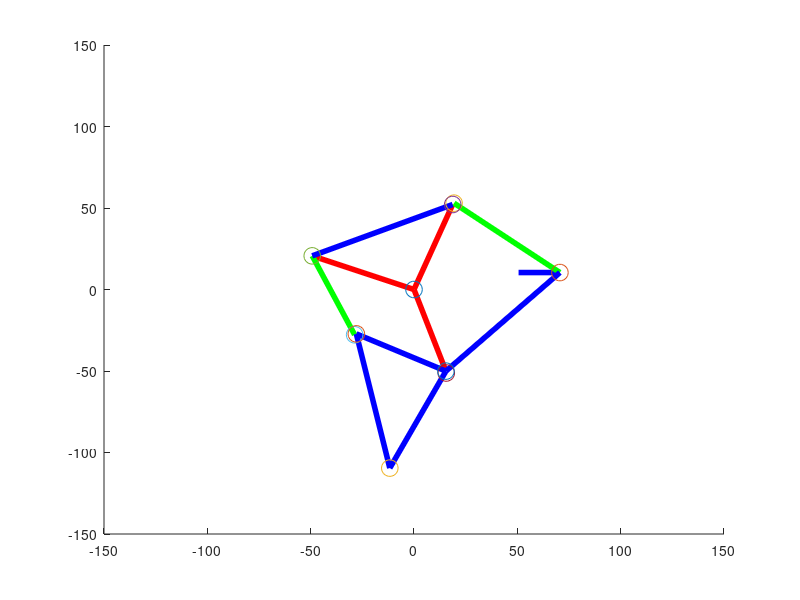
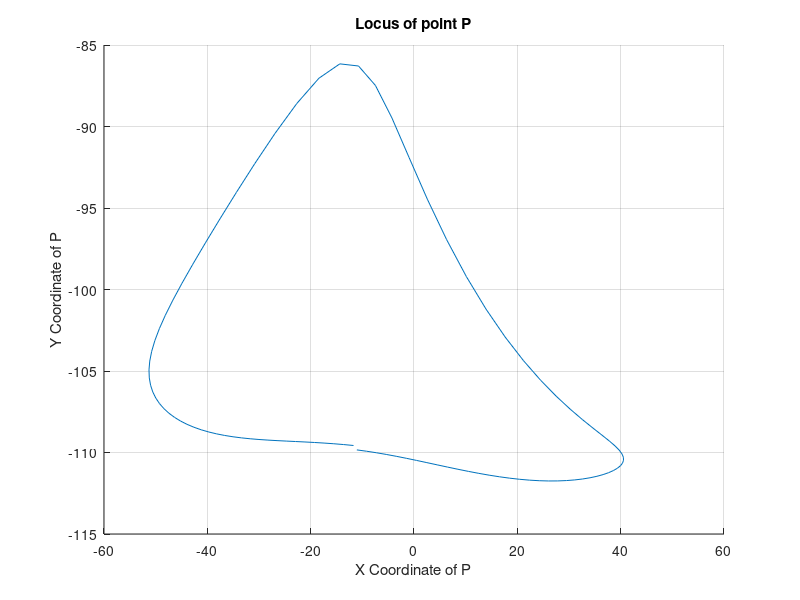
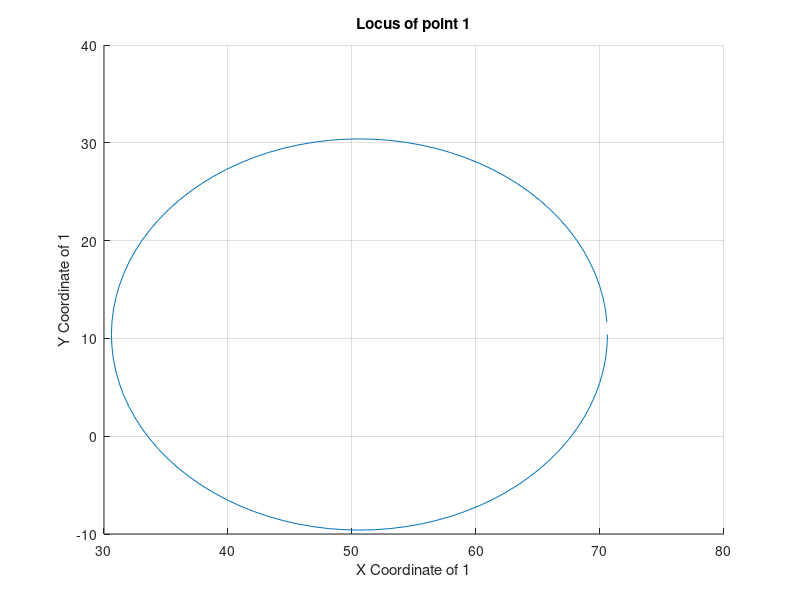
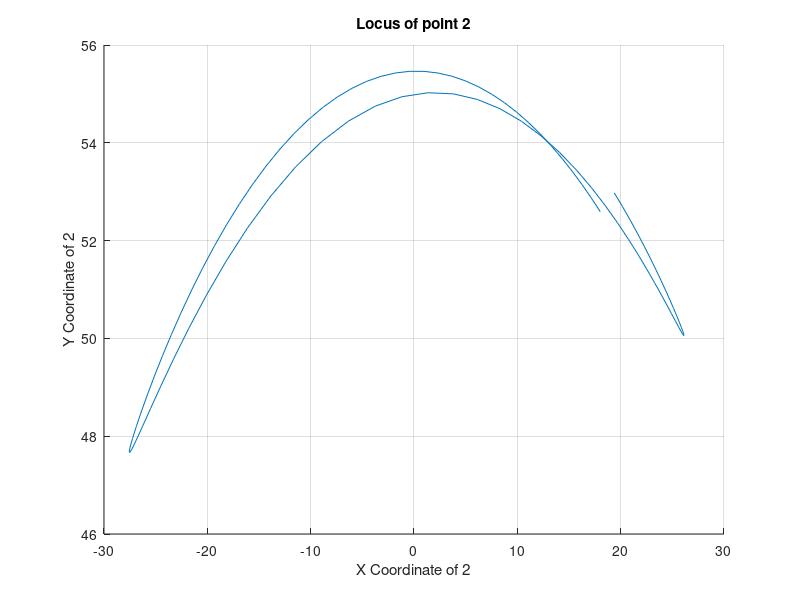

MATLAB code for these plots, in order:
%% -------------------------- INTRODUCTION ------------------------------
%
% Main_program.m
% Version 1.0
% Created by Vaibhav Patel
%
% This codes is written for the Kinematics and Dynamics of Machinery

% This Code is animation of  Jansen Mechanism, a mechanism widely 
% used in Robotics to mimic behaviour of legged Robots. The problem 
% statement it satisfies is : 1 Animate the motion of the mechanism 
% when the input link moves within its range of motion. 
% The initial configuration maybe assumed.

% The variables used to represent link number represented in the code 
% corresponds to the diagram which is present in the file along with 
% this code. A Report explaining Code is also accompnied.

%--------------------------------------------------------------------

%% --------------------POSITION ANALYSIS-------------------------------

%% Length of Links (in mm) are defined in term of l1. 

li = 20;                % Input Link (cranck)
l1 = 3.33 * li;
l2 = 2.77 * li;
l3 = 3.72 * li;
l4 = 2.67 * li;
l5 = 2.63 * li;
l6 = 4.13 * li;
l7 = 2.62 * li;
l8 = 2.45 * li;
l9 = 3.27 * li;
l10 = 4.38 * li;
a = 0.52 * li;          % Ground Link
b = 2.53 * li;          % Ground Link and Origin is at this link's joint

%% Angles of Link with respect to Ground

tht_i = 0;
tht_1 = 2.4609;
tht_2 = 1.2217;
tht_3 = 3.5779;
tht_4 = 2.7401;
tht_5 = 5.1138;
tht_6 = 3.9618;
tht_7 = 4.9916;
tht_8 = 2.6529;
tht_9 = 4.2807;
tht_10 = 1.8151;

%% Number of Iterations and Time Step

t = 100;
dt = 2 * pi / t;

%% Loop Iterations
% Note - Newton-Raphson Method is not applied because it leads to
%        significant Errors and therefore wrong Results.

for i = 1:t
    
    %% Jacobian Matrix and RHS matrix for Angular Velocity
    J1 = [ -l1*cos(tht_1), l2*cos(tht_2);
           -l1*sin(tht_1), l2*sin(tht_2);];

    RHS_J1_v = [li*cos(tht_i); 
                li*sin(tht_i);];

    J2 = [ -l6*cos(tht_6),  l7*cos(tht_7);
            l6*sin(tht_6), -l7*sin(tht_7);];
    
    RHS_J2_v = [ li*cos(tht_i);
                -li*sin(tht_i);];

    J3 = [  l8*cos(tht_8), -l5*cos(tht_5);
            l8*sin(tht_8), -l5*sin(tht_5);];

    RHS_J3_v = [  l4*cos(tht_4), -l7*cos(tht_7);
                  l4*sin(tht_4), -l7*sin(tht_7);]; 
    
    %% ------------------- Angular Velocity Analysis --------------------
   
    % Asuming Angular Velocity of Crank to be 1 and fixed link to be 0
    omega_i = 1;
    
    % Angular Velocity for Link 1 and 2
    temp = (J1 \ RHS_J1_v) * omega_i; 
    omega_1 = temp(1);
    omega_2 = temp(2);
    omega_4 = omega_2;          % Common Centre and fixed angle
    
    % Angular Velocity for Link 6 and 7
    temp = (J2 \ RHS_J2_v) * omega_i; 
    omega_6 = temp(1);
    omega_7 = temp(2);
    
    % Angular Velocity for Link 8 and 5
    temp = (J3 \ RHS_J3_v) * [omega_4; omega_7]; 
    omega_8 = temp(1);
    omega_5 = temp(2);
    
    tht_i = tht_i + omega_i * dt;                   % Input Link (cranck)
    tht_1 = tht_1 + omega_1 * dt;   
    tht_2 = tht_2 + omega_2 * dt; 
    tht_4 = tht_4 + omega_4 * dt;
    tht_5 = tht_5 + omega_5 * dt;
    tht_6 = tht_6 + omega_6 * dt;
    tht_7 = tht_7 + omega_7 * dt;
    tht_8 = tht_8 + omega_8 * dt;
    tht_9 = tht_9 + omega_8 * dt;
    
    %% Plotting on the Matlab Graph 
    
    clf; hold on;
    xlim([-150 150])
    ylim([-150 150])
    O1 = [0,0];
    Ri = li * [cos(tht_i),sin(tht_i)] + [b,a];
    R1 = Ri + l1 * [cos(tht_1),sin(tht_1)];
    R2 = l2 * [cos(tht_2),sin(tht_2)];
    R3 = R2 + l3 * [cos(tht_3),sin(tht_3)];
    R4 = l4 * [cos(tht_4),sin(tht_4)];
    R5 = R4 + l5 * [cos(tht_5),sin(tht_5)];
    R6 = Ri + l6 * [cos(tht_6),sin(tht_6)];
    R7 = l7 * [cos(tht_7),sin(tht_7)];
    R8 = R7 + l8 * [cos(tht_8),sin(tht_8)];
    R9 = R7 + l9 * [cos(tht_9),sin(tht_9)];
    
    A_x(i) = Ri(1); A_y(i) = Ri(2);
    B_x(i) = R1(1); B_y(i) = R1(2);
    C_x(i) = R4(1); C_y(i) = R4(2);
    D_x(i) = R7(1); D_y(i) = R7(2);
    E_x(i) = R8(1); E_y(i) = R8(2);
    P_x(i) = R9(1); P_y(i) = R9(2);
    
    plot([b,Ri(1)],[a,Ri(2)],'-b','Linewidth',4);
    plot([O1(1),R2(1)],[O1(2),R2(2)],'-r','Linewidth',4);
    plot([Ri(1),R1(1)],[Ri(2),R1(2)],'-g','Linewidth',4);
    plot([O1(1),R4(1)],[O1(2),R4(2)],'-r','Linewidth',4);
    plot([O1(1),R7(1)],[O1(2),R7(2)],'-r','Linewidth',4);
    plot([Ri(1),R7(1)],[Ri(2),R7(2)],'-b','Linewidth',4);
    plot([R4(1),R5(1)],[R4(2),R5(2)],'-g','Linewidth',4);
    plot([R7(1),R8(1)],[R7(2),R8(2)],'-b','Linewidth',4);
    plot([R2(1),R4(1)],[R2(2),R4(2)],'-b','Linewidth',4);
    plot([R7(1),R9(1)],[R7(2),R9(2)],'-b','Linewidth',4);
    plot([R8(1),R9(1)],[R8(2),R9(2)],'-b','Linewidth',4);
    
    plot(O1(1),O1(2),'o','Markersize',12);
    plot(Ri(1),Ri(2),'o','Markersize',12);
    plot(R1(1),R1(2),'o','Markersize',12);
    plot(R2(1),R2(2),'o','Markersize',12);
    plot(R4(1),R4(2),'o','Markersize',12);
    plot(R5(1),R5(2),'o','Markersize',12);
    plot(R6(1),R6(2),'o','Markersize',12);
    plot(R7(1),R7(2),'o','Markersize',12);
    plot(R8(1),R8(2),'o','Markersize',12);
    plot(R9(1),R9(2),'o','Markersize',12);
    
    pause(0.05);
    
end

figure; hold on; grid on;
plot(P_x,P_y);
title('Locus of point P');
xlabel('X Coordinate of P');
ylabel('Y Coordinate of P');

figure; hold on; grid on;
plot(A_x,A_y);
title('Locus of point 1');
xlabel('X Coordinate of 1');
ylabel('Y Coordinate of 1');

figure; hold on; grid on;
plot(B_x,B_y);
title('Locus of point 2');
xlabel('X Coordinate of 2');
ylabel('Y Coordinate of 2');

figure; hold on; grid on;
plot(C_x,C_y);
title('Locus of point 4');
xlabel('X Coordinate of 4');
ylabel('Y Coordinate of 4');

figure; hold on; grid on;
plot(D_x,D_y);
title('Locus of point 5');
xlabel('X Coordinate of 5');
ylabel('Y Coordinate of 5');

figure; hold on; grid on;
plot(E_x,E_y);
title('Locus of point 6');
xlabel('X Coordinate of 6');
ylabel('Y Coordinate of 6');